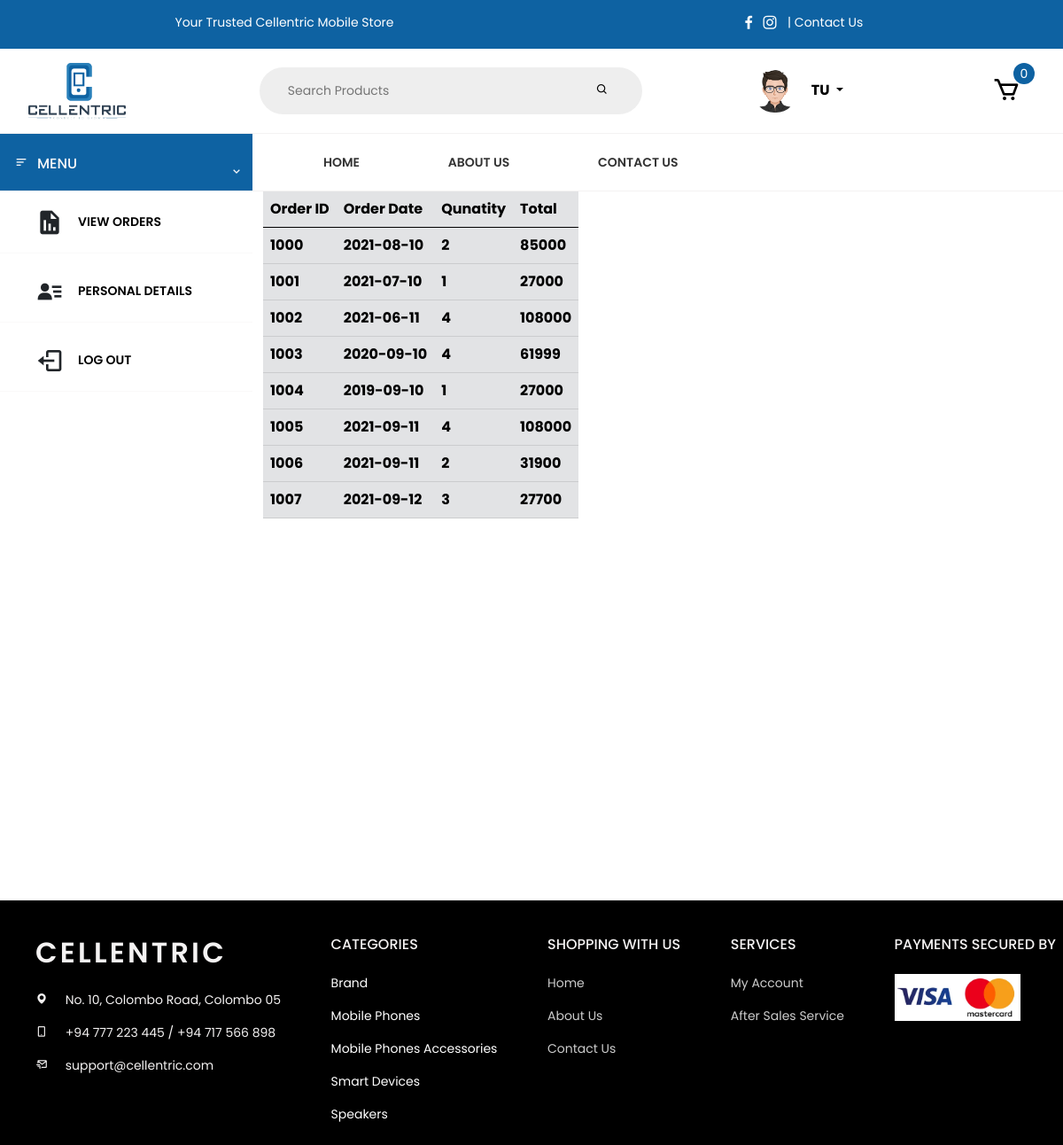
The app's page /orderHistory.php (signed in) with its own data.
### tables this page shows
CREATE TABLE `customers` (
  `customer_id` int(11) NOT NULL,
  `full_name` varchar(255) NOT NULL,
  `mobile_number` int(11) NOT NULL,
  `email` varchar(255) NOT NULL,
  `password` varchar(255) DEFAULT NULL,
  `gender` varchar(255) DEFAULT NULL,
  `bday` varchar(255) DEFAULT '00/00/0000',
  `Address` varchar(255) DEFAULT NULL,
  `image` varchar(255) DEFAULT 'customerImage/avatar7.png'
);

CREATE TABLE `order_table` (
  `order_id` int(11) NOT NULL,
  `customer_id` int(11) NOT NULL,
  `order_date` varchar(255) NOT NULL,
  `shipped_date` varchar(255) DEFAULT NULL,
  `qty` int(11) NOT NULL,
  `total` double NOT NULL,
  `payment_method` varchar(255) NOT NULL,
  `authorized_by` int(11) DEFAULT 0,
  `status` varchar(255) DEFAULT NULL
);

### app/classes/database.php (called while the page is built)
<?php
class Database{
    private $host = "localhost";
    private $dbuser = "root";
    private $dbpass = "";
    private $dbName = "cellentric";
    public function connect(){
try {
        $dsn = 'mysql:host='. $this->host. ';dbname='.$this->dbName;
        $pdo = new PDO($dsn, $this->dbuser, $this->dbpass);
        $pdo->setAttribute(PDO::ATTR_DEFAULT_FETCH_MODE,PDO::FETCH_ASSOC);
     return $pdo;
} catch (PDOException $e) {
}
}
}

### app/classes/product.class.php (called while the page is built, shortened)
<?php
require_once 'database.php';
class Product extends Database
{
    public function selectCartCount($customer_ID){
    $sql = "SELECT SUM(qty) AS cusCount FROM cart WHERE customer_ID = ?";
    $stmt = $this->connect()->prepare($sql);
    $stmt->execute([$customer_ID]);
    $row = $stmt->fetch();
    return $row;
}
public function currentUser($username){
    $sql = "SELECT * FROM customers WHERE email = ? LIMIT 1";
        $stmt = $this->connect()->prepare($sql);
        $stmt->execute([$username]);
        $result = $stmt->fetch();
        return $result;
}
public function getOrdersbyCusID($customer_ID){
    $sql = "SELECT * FROM order_table WHERE customer_id=? LIMIT 10";
    $stmt = $this->connect()->prepare($sql);
    $stmt->execute([$customer_ID]);
    $result  = $stmt->fetchAll();
    return $result;
}
}

### public/orderHistory.php (the view, shortened to what this page needs)
<?php
include 'includes/header.php';
include 'includes/customerSideNav.php';
?>
<section style="min-height: 100vh;">
    <div class="container">
        <div class="row">
            <div class="table-responsive-md">
                <table class="table table-secondary">
                    <thead>
                        <tr>
                            <th scope="col">Order ID</th>
                            <th scope="col">Order Date</th>
                            <th scope="col">Qunatity</th>
                            <th scope="col">Total</th>
                        </tr>
                    </thead>
                    <tbody>
                        <?php
                        $OrderHistory = $product->getOrdersbyCusID("8");
                        if ($OrderHistory) {
                            foreach ($OrderHistory as $row) {
                        ?>
                                <tr>
                                    <th scope="col"><?= $row['order_id']?></th>
                                    <th scope="col"><?= $row['order_date']?></th>
                                    <th scope="col"><?= $row['qty']?></th>
                                    <th scope="col"><?= $row['total']?></th>
                                </tr>
                        <?php
                            }
                        }
                        ?>
                    </tbody>
                </table>
            </div>
        </div>
    </div>
</section>
</div>
</div>
<?php
include 'includes/footer.php';
?>

### public/includes/navbar.php (shortened to what this page needs)
<?php
require '../app/classes/product.class.php';
$product = new Product();
if (isset($_SESSION['email'])) {
  $data = $product->currentUser($_SESSION['email']);
  $customer_id = $data['customer_id'];
  $full_name = $data['full_name'];
  $image = $data['image'];
}
?>
<body>
  <div class="top_bar">
    <div class="container">
      <div class="items-bar">
        <div class="item-1">
          <span>Your Trusted Cellentric Mobile Store</span>
        </div>
        <div class="item-2">
          <i class="bx bxl-facebook"></i>
          <i class="bx bxl-instagram"></i>
        </div>
        <div class="item-3">
          <a href="#">contact us</a>
        </div>
      </div>
    </div>
  </div>
  <div class="container_css">
    <header class="header">
      <a href="home"><img src="components/img/Logo.png" alt="cellentric logo" class="logo" /></a>
      <form action="searchResults" class="search" method="POST">
        <input type="text" class="search_input" name="searchproducts" placeholder="Search Products" />
        <button class="search_button">
          <i class="bx bx-search"></i>
        </button>
      </form>
      <?php
      if (isset($_SESSION['email'])) {
        $arr1 = explode(" ", $full_name);
        $arr2 = str_split($arr1[0],1);
        $arr3 = str_split($arr1[1],1);
      ?>
        <div class="dropdown">
          <a class="btn btn-secondary dropdown-toggle" href="#" role="button" id="dropdownMenuLink" data-bs-toggle="dropdown" aria-expanded="false">
            <img src="../app/includes/user/<?= $image ?>" width="50" class="image_rounded" alt=""><span class="ml-2"><?= $arr2[0]."".$arr3[0]  ?></span>
          </a>
        </div>
      <?php
      }
      ?>
      <div class="user-nav">
        <div class="icon_box">
          <a class="nav-link" href="cart"><i class="bx bx-cart"></i></a>
          <?php
          if (isset($_SESSION['email'])) {
            $data = $product->selectCartCount($customer_id);
            if ($data['cusCount'] != 0) {
          ?>
              <span class="cart_notification"><?= $data['cusCount'] ?></span>
            <?php
            } else {
            ?>
              <span class="cart_notification">0</span>
            <?php
            }
          } else {
            ?>
            <span class="cart_notification">0</span>
          <?php
          }
          ?>
        </div>
      </div>
    </header>
    <div class="menu_top menu_line">
      <div class="category">
        <div class="category_menu">
          <a href="#" class="link"><i class="bx bx-menu-alt-left"></i>
            <h4>MENU</h4>
          </a><span class="chevron_icon"><i class="bx bx-chevron-down"></i></span>
        </div>
      </div>
      <nav class="menu_inline">
        <nav class="menu_top">
          <ul class="menu_nav">
            <li class="menu_li_item">
              <a href="home" class="Top_menu_link">Home</a>
            </li>
            <li class="menu_li_item">
              <a href="aboutus" class="Top_menu_link">About US</a>
            </li>
            <li class="menu_li_item">
              <a href="contactus" class="Top_menu_link">Contact US</a>
            </li>
          </ul>
        </nav>
      </nav>
    </div>

### public/components/css/style.css (style rules this page uses)
body { font-family: "Poppins", sans-serif; padding: 0; margin: 0; background-color: var(--primary-grey-color); font-weight: 400; font-size: 14px; }
a { text-decoration: none; color: var(--white); transition: var(--transition-normal); font-size: 14px; }
li { list-style: none; }
.top_bar { background-color: var(--primary-color); color: var(--white); text-transform: capitalize; padding: 15px 0px; }
.items-bar { display: grid; grid-template-rows: 1fr; grid-template-columns: 2fr 1fr 1fr; justify-items: center; }
.item-2 { justify-self: end; }
.item-3 { margin-left: 10px; justify-self: start; }
.item-3::before { content: "|"; }
.item-2 i { cursor: pointer; font-size: 20px; transition: var(--transition-normal); }
* { margin: 0; padding: 0; }
.container_css { max-width: 100%; }
.header { height: 6rem; background-color: var(--white); border-bottom: 1px solid var(--color-grey-light-2); display: flex; justify-content: space-between; align-items: center; }
.menu_top { background-color: var(--white); display: flex; align-items: center; }
.menu_line { border-bottom: 1px solid var(--color-grey-light-2) !important; }
.category, .mobile_sidenav { background-color: var(--primary-color); flex-basis: 285px; height: 4rem; }
.menu_inline { flex: 1; }
.logo, .logo_mobile { height: 4rem; margin-left: 2rem; }
.search { flex: 0 0 40%; display: flex; align-items: center; justify-content: center; }
.search_input { padding: 1rem 2rem; border-radius: 100px; border: none; width: 90%; background-color: #eee; transition: all 0.3s; margin-right: -3.25rem; }
.search_button { border: none; background-color: #eee; }
.dropdown { transition: all 0.3s ease; }
.dropdown .btn-secondary { color: #000; background-color: transparent; border-radius: 100px; text-transform: uppercase; border: none; font-weight: 700; }
.image_rounded { border-radius: 100px; height: 3rem; margin-right: 1rem; }
.user-nav, .user_login { align-self: stretch; display: flex; align-items: center; }
.icon_box { padding: 0 2rem; cursor: pointer; height: 100%; display: flex; align-items: center; transition: all 0.2s ease-out; position: relative; }
.icon_box i { font-size: 2rem; color: #000; }
.cart_notification { height: 1.5rem; width: 1.5rem; border-radius: 50%; background-color: var(--primary-color); color: var(--white); position: absolute; top: 1rem; right: 2rem; display: flex; justify-content: center; align-items: center; }
.menu_nav { float: left; margin: 0; }
.menu_li_item { display: inline; list-style: none; }
.Top_menu_link:link, .Top_menu_link:visited { text-decoration: none; color: var(--font-color-dark); padding: 0 3rem; transition: all 0.2s; text-transform: uppercase; font-weight: 600; }
.category { font-weight: 600; text-align: center; }
.category_menu, .mobile_sidenav_menu { display: flex; justify-content: space-between; align-items: center; color: #faf9f9; }
.category_menu h4, .mobile_sidenav_menu h4 { color: #faf9f9; font-size: 16px; margin-top: 0; }
.category_menu i, .mobile_sidenav_menu i { color: #faf9f9; margin-right: 10px; font-size: 16px; }
.chevron_icon { color: var(--white); font-size: 2rem; font-weight: 600; }
.link { transition: all 0.2s ease-in-out; }
.link:link, .link:visited { color: #000; font-weight: 600; text-decoration: none; text-transform: uppercase; display: block; padding: 1.5rem 1rem; position: relative; z-index: 10; display: flex; }
.container { position: relative; }
.row:after { content: ""; display: table; clear: both; }
img { vertical-align: middle; }
@media screen and (max-width: 1300px) { .cart_table thead, tr, td { font-size: 1rem; } }

### public/components/css/root.css (style rules this page uses)
:root { --primary-color: #0e62a2; --color-primary-light: #1b84d4; --color-primary-dark: #0b4b7c; --color-primary-green:#55c57a; --color-primary-green-light:#45b169; --color-primary-green-dark:#28b485; --color-primary-red:#eb2f64; --color-primary-red-light:#FF3366; --color-primary-red-dark:#BA265D; --color-primary-yellow:#d4b447; --color-primary-yellow-light:#d1b65b; --color-primary-yellow-dark:#bb9b34; --light-grey-color: #DBD8D5; --font-color-dark: #333333; --primary-dark-grey-1:#202020; --primary-dark-grey-2:#2c2c2c; --secondary-light-grey :#7C7977; --primary-light-grey:#f9f9f9; --white: #fff; --black:#000; --color-grey-light-1:#faf9f9; --color-grey-light-2:#f4f2f2; --color-grey-light-3:#f0eeee; --color-grey-light-4:#ccc; --color-grey-dark-1:#333; --color-grey-dark-2:#777; --color-grey-dark-3:#999; --transition-normal: all .1s ease-out; --transition-slow: all .2s ease-out; }

### records on screen
customers: image (picture), full_name "T", full_name "U"
order_table: order_id "1000", order_date "2021-08-10", qty "2", total "85000"
order_table: order_id "1001", order_date "2021-07-10", qty "1", total "27000"
order_table: order_id "1002", order_date "2021-06-11", qty "4", total "108000"
order_table: order_id "1003", order_date "2020-09-10", qty "4", total "61999"
order_table: order_id "1004", order_date "2019-09-10", qty "1", total "27000"
order_table: order_id "1005", order_date "2021-09-11", qty "4", total "108000"
order_table: order_id "1006", order_date "2021-09-11", qty "2", total "31900"
order_table: order_id "1007", order_date "2021-09-12", qty "3", total "27700"
